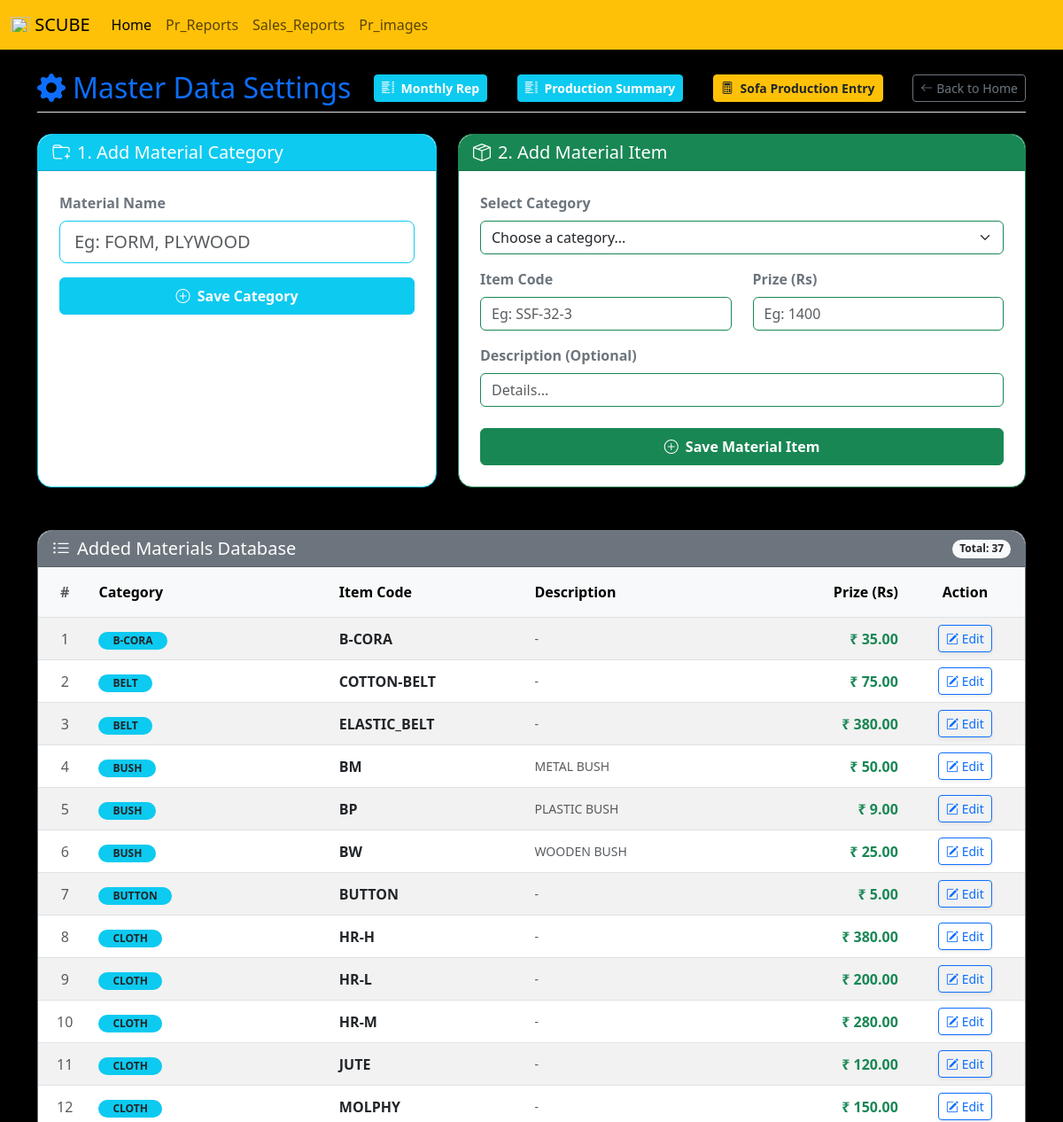
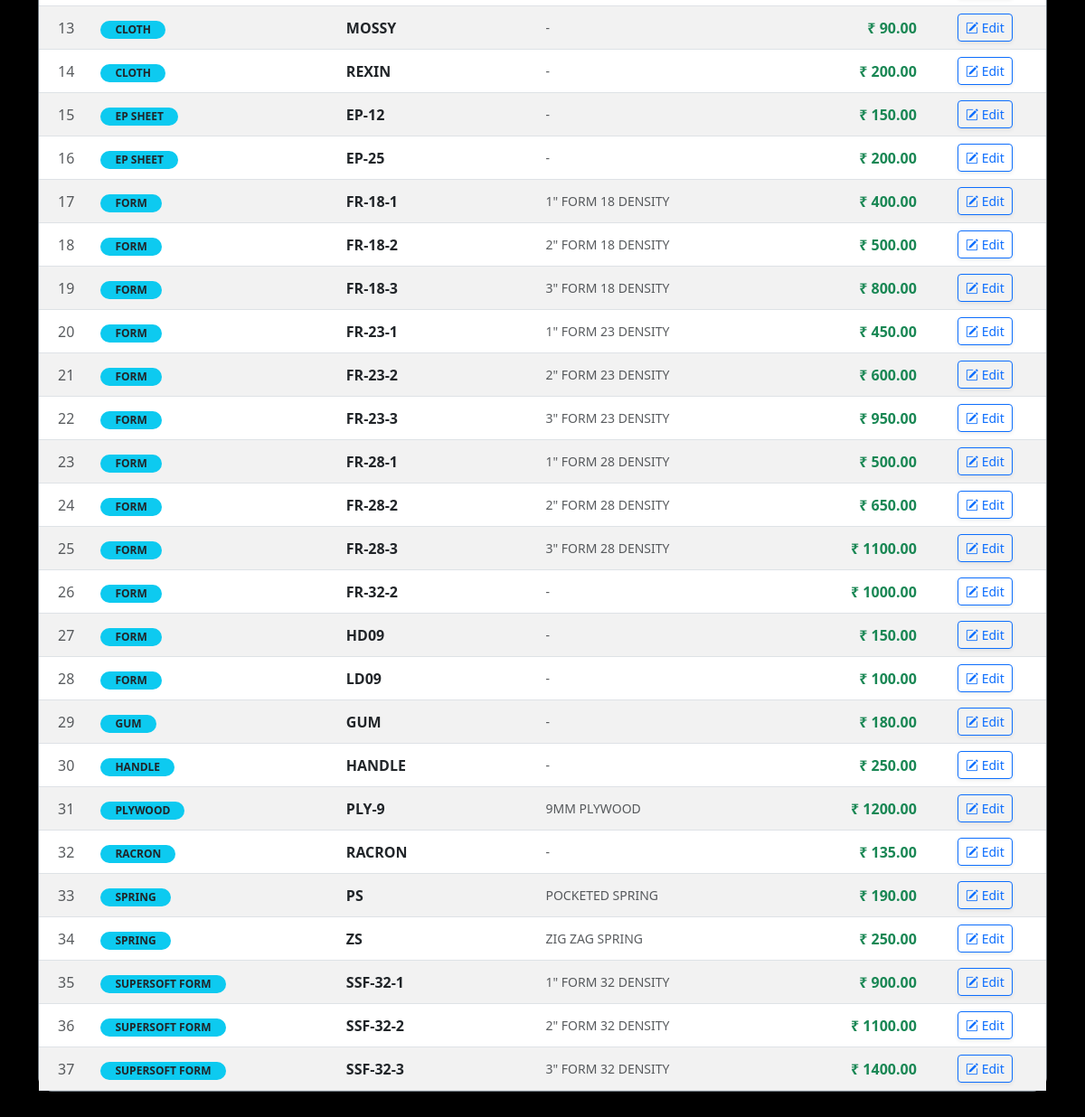
/master-data/ (signed in), run on an earlier commit of the app's database (2 pictures, top to bottom).
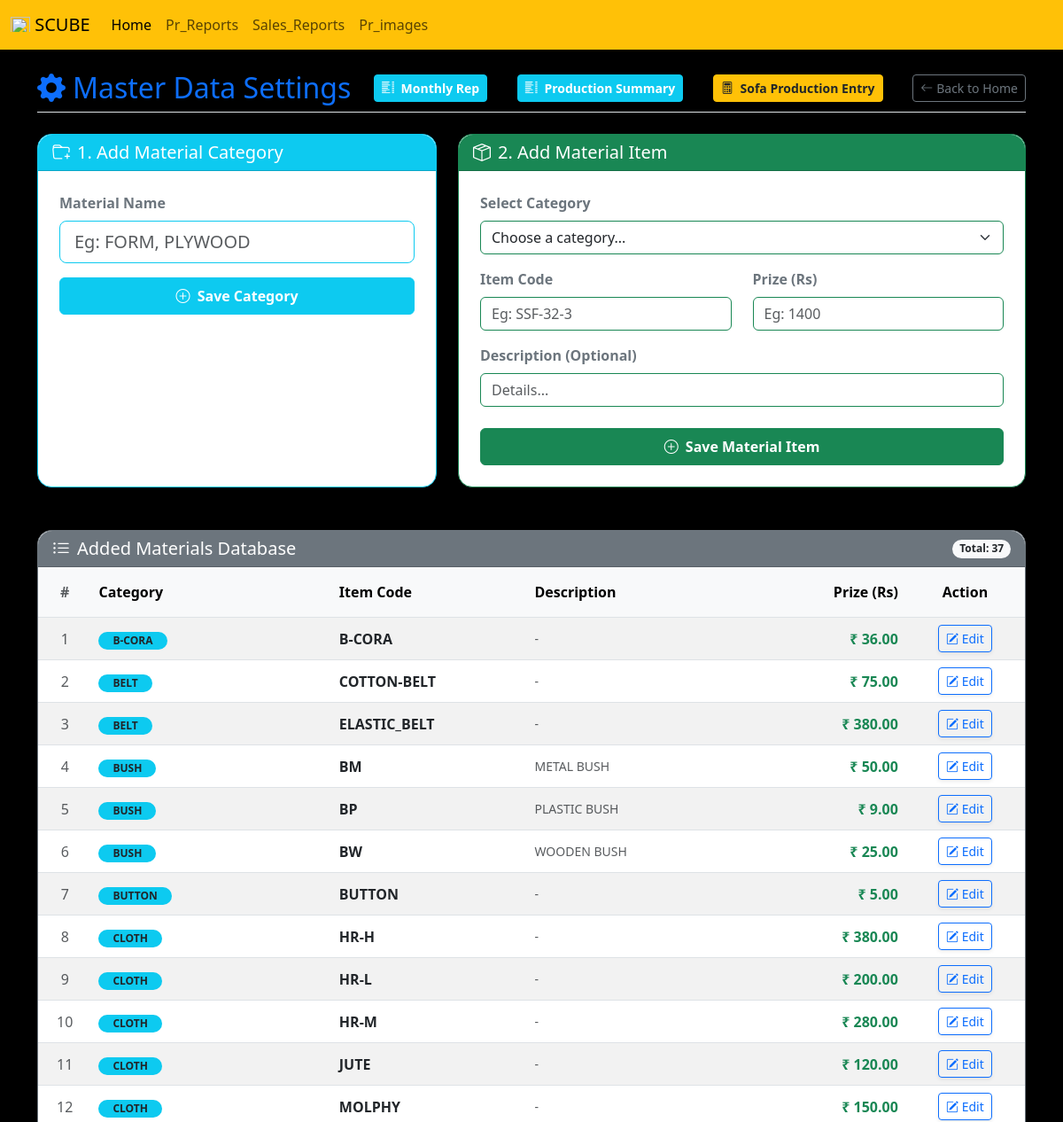
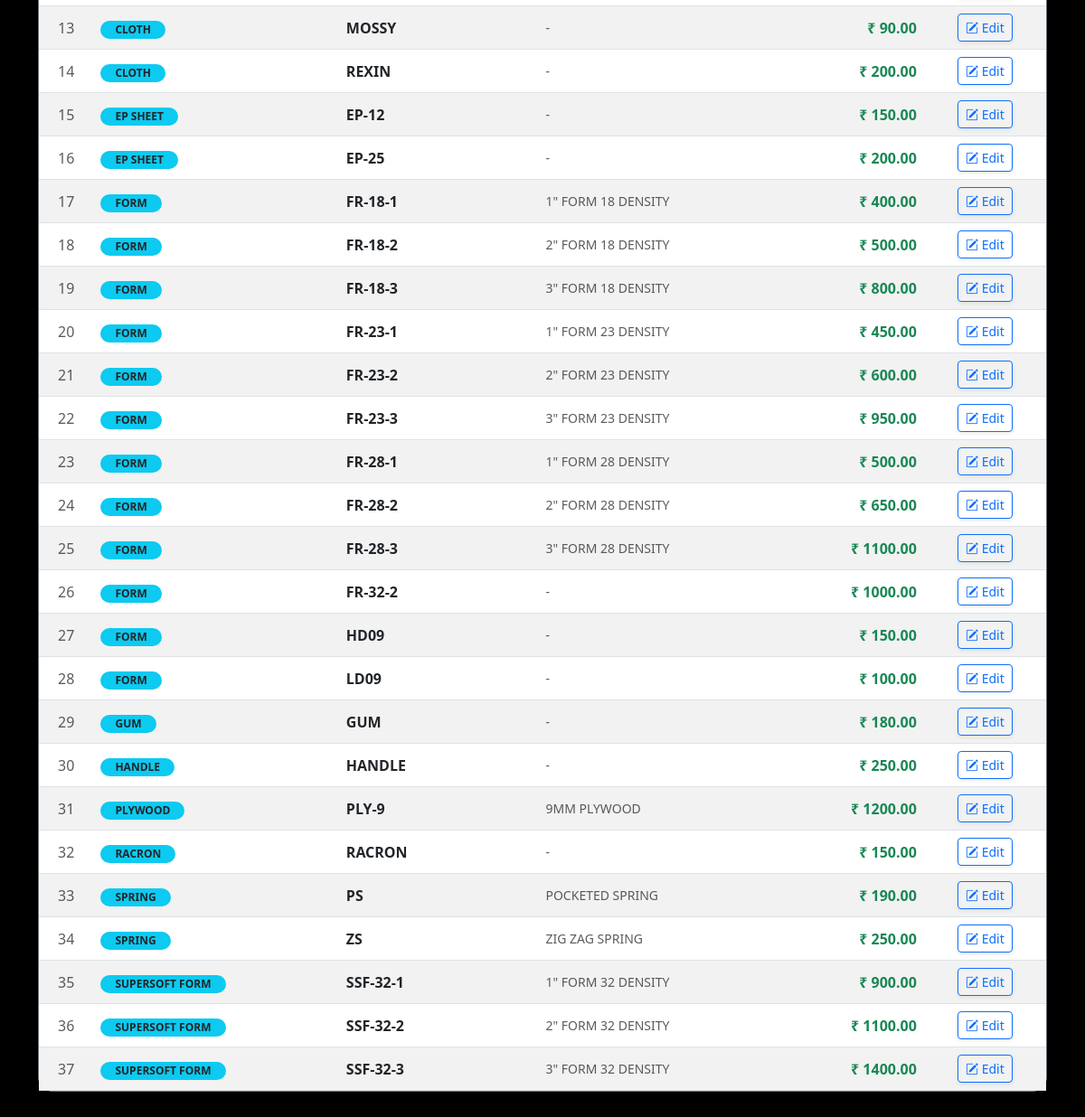
And on a later commit of the database (2 pictures, top to bottom).
### manager/models.py (models this page shows, shortened)
class Material(models.Model):
    material = models.ForeignKey(MaterialName, on_delete=models.CASCADE, verbose_name="Material Name")
    code = models.CharField(max_length=100, unique=True, verbose_name="Item Code")
    description = models.TextField(null=True, blank=True)
    price = models.DecimalField(max_digits=10, decimal_places=2, verbose_name="Prize")

class MaterialName(models.Model):
    name = models.CharField(max_length=100, unique=True)

### manager/views.py (the view, shortened to what this page needs)
# urls.py: path('master-data/', views.master_data_page, name='master_data'),
@user_passes_test(is_sofa_worker_or_admin)
def master_data_page(request):
    material_names = MaterialName.objects.all()
    materials_list = Material.objects.all().select_related('material').order_by('material__name', 'code')
    context = {'material_names': material_names, 'materials_list': materials_list}
    return render(request, 'master_data.html', context)

### manager/views.py (called while the page is built)
def is_sofa_worker_or_admin(user):
    return user.is_authenticated and (user.is_superuser or user.username == 'sofa_worker')

### manager/templates/master_data.html (shortened to what this page needs)
{% extends 'blank_layout.html' %}
{% block content %}
<body class="bg-light">
    <div class="container mt-4 mb-5">
        <div class="d-flex justify-content-between align-items-center mb-4 border-bottom pb-2">
            <h2 class="text-primary m-0"><i class="bi bi-gear-fill me-2"></i>Master Data Settings</h2>
            <a href="{% url 'sofa_wage_report_current' %}" class="btn btn-info btn-sm fw-bold text-white me-2 shadow-sm"><i class="bi bi-list-columns me-1"></i> Monthly Rep </a>
            <a href="{% url 'production_summary' %}" class="btn btn-info btn-sm fw-bold text-white me-2 shadow-sm"><i class="bi bi-list-columns me-1"></i> Production Summary </a>
            <a href="{% url 'production_entry' %}" class="btn btn-warning btn-sm fw-bold text-dark me-2 shadow-sm"> <i class="bi bi-calculator me-1"></i> Sofa Production Entry</a>
            <a href="{% url 'home' %}" class="btn btn-outline-secondary btn-sm"><i class="bi bi-arrow-left me-1"></i>Back to Home</a>
        </div>
        <div class="row g-4">
            <div class="col-md-5">
                <div class="card shadow-sm border-info rounded-4 h-100">
                    <div class="card-header bg-info text-white rounded-top-4">
                        <h5 class="mb-0"><i class="bi bi-folder-plus me-2"></i>1. Add Material Category</h5>
                    </div>
                    <div class="card-body p-4">
                        <form method="POST" action="{% url 'master_data' %}">
                            <div class="mb-3">
                                <label class="form-label fw-bold text-secondary">Material Name</label>
                                <input type="text" name="mat_name" class="form-control border-info form-control-lg" placeholder="Eg: FORM, PLYWOOD" required>
                            </div>
                            <button type="submit" name="add_material_name" class="btn btn-info text-white fw-bold w-100 py-2">
                                <i class="bi bi-plus-circle me-1"></i> Save Category
                            </button>
                        </form>
                    </div>
                </div>
            </div>
            <div class="col-md-7">
                <div class="card shadow-sm border-success rounded-4 h-100">
                    <div class="card-header bg-success text-white rounded-top-4">
                        <h5 class="mb-0"><i class="bi bi-box-seam me-2"></i>2. Add Material Item</h5>
                    </div>
                    <div class="card-body p-4">
                        <form method="POST" action="{% url 'master_data' %}">
                            <div class="row">
                                <div class="col-md-12 mb-3">
                                    <label class="form-label fw-bold text-secondary">Select Category</label>
                                    <select name="material_cat_id" class="form-select border-success" required>
                                        <option value="" disabled selected>Choose a category...</option>
                                    </select>
                                </div>
                                <div class="col-md-6 mb-3">
                                    <label class="form-label fw-bold text-secondary">Item Code</label>
                                    <input type="text" name="code" class="form-control border-success" placeholder="Eg: SSF-32-3" required>
                                </div>
                                <div class="col-md-6 mb-3">
                                    <label class="form-label fw-bold text-secondary">Prize (Rs)</label>
                                    <input type="number" step="0.01" name="price" class="form-control border-success" placeholder="Eg: 1400" required>
                                </div>
                                <div class="col-md-12 mb-4">
                                    <label class="form-label fw-bold text-secondary">Description (Optional)</label>
                                    <input type="text" name="description" class="form-control border-success" placeholder="Details...">
                                </div>
                            </div>
                            <button type="submit" name="add_material_item" class="btn btn-success fw-bold w-100 py-2">
                                <i class="bi bi-plus-circle me-1"></i> Save Material Item
                            </button>
                        </form>
                    </div>
                </div>
            </div>
        </div>
        <div class="row mt-5">
            <div class="col-12">
                <div class="card shadow-sm border-secondary rounded-4">
                    <div class="card-header bg-secondary text-white rounded-top-4 d-flex justify-content-between align-items-center">
                        <h5 class="mb-0"><i class="bi bi-list-ul me-2"></i>Added Materials Database</h5>
                        <span class="badge bg-light text-dark rounded-pill">Total: {{ materials_list|length }}</span>
                    </div>
                    <div class="card-body p-0">
                        <div class="table-responsive">
                            <table class="table table-hover table-striped align-middle mb-0">
                                <thead class="table-light text-center border-bottom">
                                    <tr>
                                        <th scope="col" class="py-3 text-muted">#</th>
                                        <th scope="col" class="py-3 text-start">Category</th>
                                        <th scope="col" class="py-3 text-start">Item Code</th>
                                        <th scope="col" class="py-3 text-start">Description</th>
                                        <th scope="col" class="py-3 text-end">Prize (Rs)</th>
                                        <th scope="col" class="py-3 text-center">Action</th>
                                    </tr>
                                </thead>
                                <tbody>
                                    {% for item in materials_list %}
                                    <tr>
                                        <td class="text-center text-muted">{{ forloop.counter }}</td>
                                        <td class="text-start"><span class="badge bg-info text-dark rounded-pill px-3">{{ item.material.name }}</span></td>
                                        <td class="text-start fw-bold text-dark">{{ item.code }}</td>
                                        <td class="text-start text-muted small">{{ item.description|default:"-" }}</td>
                                        <td class="text-end fw-bold text-success">₹ {{ item.price }}</td>
                                        <td class="text-center">
                                            <button class="btn btn-sm btn-outline-primary shadow-sm" data-bs-toggle="modal" data-bs-target="#editModal{{ item.id }}">
                                                <i class="bi bi-pencil-square"></i> Edit
                                            </button>
                                        </td>
                                    </tr>
                                    {% empty %}
                                    <tr>
                                        <td colspan="6" class="text-center py-5">
                                            <h6 class="text-secondary fw-bold">No Materials Found</h6>
                                        </td>
                                    </tr>
                                    {% endfor %}
                                </tbody>
                            </table>
                        </div>
                    </div>
                </div>
            </div>
        </div>
    </div>
</body>
{% endblock %}

### manager/templates/blank_layout.html (shortened to what this page needs)
{% load static %}
{% include 'navbar.html' %}
<link rel="stylesheet" href="https://cdn.jsdelivr.net/npm/bootstrap-icons@1.11.3/font/bootstrap-icons.min.css">
{% block content %}{% endblock  %}

### manager/templates/navbar.html (shortened to what this page needs)
{% load static %}
<!DOCTYPE html>
<html lang="en">
  <head>
    <link href="https://cdn.jsdelivr.net/npm/bootstrap@5.3.2/dist/css/bootstrap.min.css" rel="stylesheet" />
  </head>
  <body class="bg-black">
    <header>
      <nav class="navbar navbar-expand-lg bg-warning">
        <div class="container-fluid">
          <a class="navbar-brand" href="{% url 'home' %}"><img style="width: 22px; height: 22px; padding-bottom: 5px;" src="{% static 'images/html-logo.png' %}" alt="" /> SCUBE</a>
          <div class="collapse navbar-collapse" id="navbarNavAltMarkup">
            <div class="navbar-nav">
              <a class="nav-link active" aria-current="page" href="{% url 'home' %}">Home</a>
              <a class="nav-link" href="{% url 'reports' %}">Pr_Reports</a>
              <a class="nav-link" href="{% url 'reports_s2s' %}">Sales_Reports</a>
              <a class="nav-link" href="{% url 'pr_img' %}">Pr_images</a>
            </div>
          </div>
        </div>
      </nav>
    </header>
  </body>
</html>

What changed in the data, as far as the page shows it:
changed Material "B-CORA": price "35.00" → "36.00"
changed Material "RACRON": price "135.00" → "150.00"
